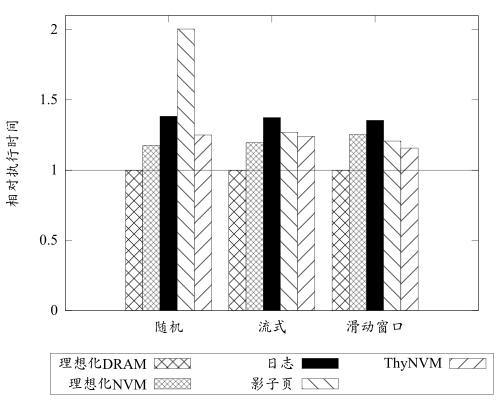

The script that saved this image:
set terminal pdfcairo enhanced mono font "Times New Roman,16" size 5,4

set output "time.pdf"
set style data histograms
set style fill pattern 1
set style histogram cluster gap 1
set ylabel '相对执行时间'
set yrange [0:2.1]
set key below box spacing 1.25
plot 'time.data' using 2:xtic(1) axes x1y1 ls 1 title "理想化DRAM", \
    '' using 3:xtic(1) axes x1y1 ls 1 title "理想化NVM", \
    '' using 4:xtic(1) axes x1y1 ls 1 title "日志", \
    '' using 5:xtic(1) axes x1y1 ls 1 title "影子页", \
    '' using 6:xtic(1) axes x1y1 ls 1 title "ThyNVM", \
    1 axes x1y1 ls 1 title "" with lines
